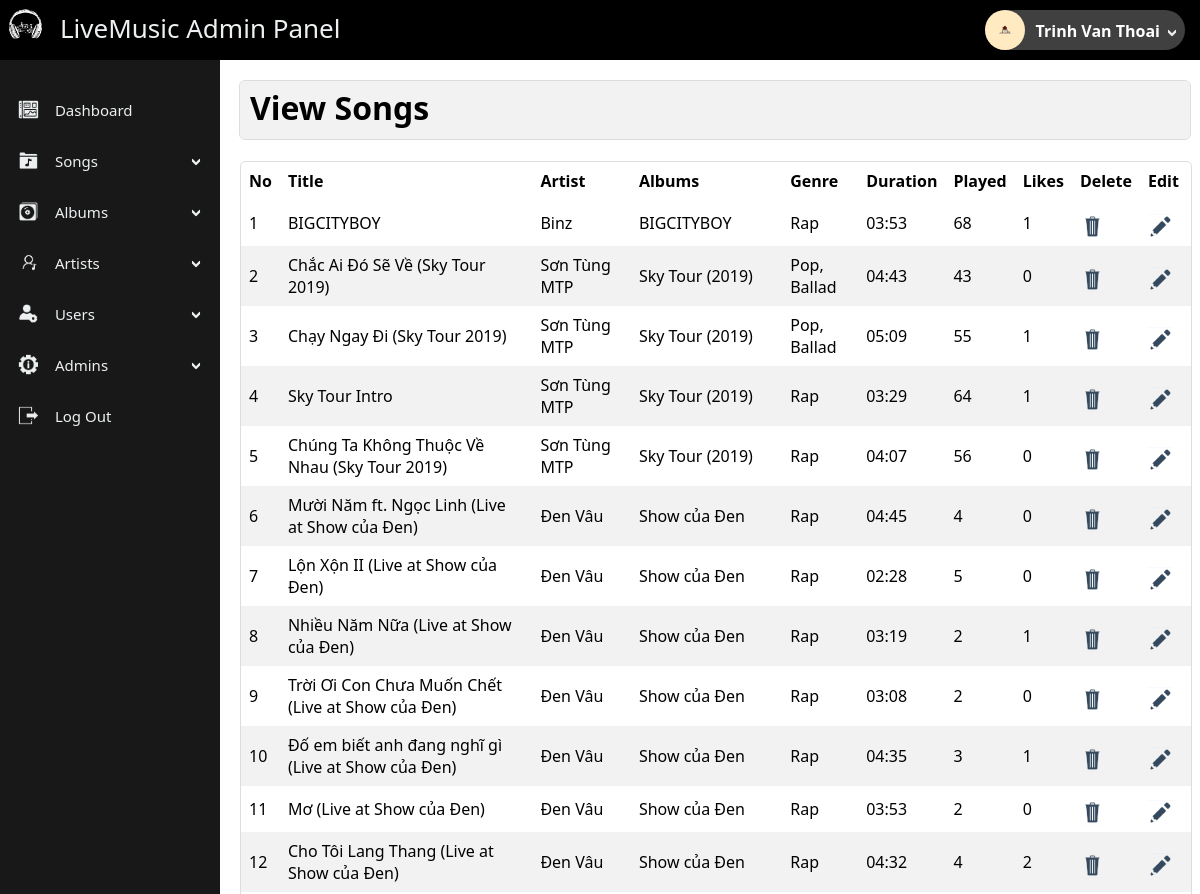
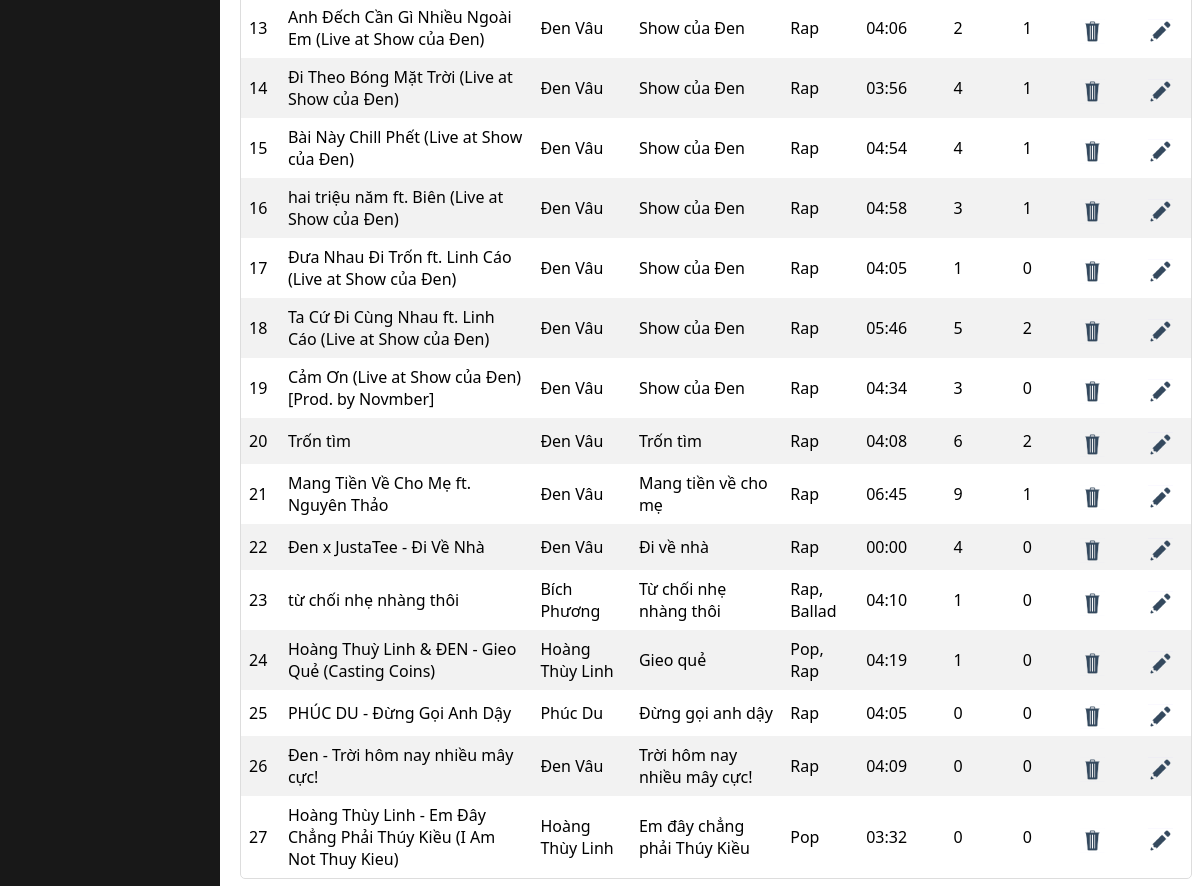
Screenshot of /admin/index.php?view_songs (signed in) with the database file from the repository (2 pictures, top to bottom).
### tables this page shows
CREATE TABLE `songs` (
  `id` int(11) NOT NULL,
  `title` varchar(250) NOT NULL,
  `artist` int(11) NOT NULL,
  `album` int(11) NOT NULL,
  `genre` varchar(125) NOT NULL,
  `duration` int(11) NOT NULL,
  `path` varchar(250) NOT NULL,
  `albumOrder` int(11) NOT NULL,
  `plays` int(11) NOT NULL
);

CREATE TABLE `artists` (
  `id` int(11) NOT NULL,
  `name` varchar(100) NOT NULL
);

CREATE TABLE `albums` (
  `id` int(11) NOT NULL,
  `title` varchar(100) NOT NULL,
  `artist` int(11) NOT NULL,
  `genre` varchar(100) NOT NULL,
  `artworkPath` varchar(250) NOT NULL
);

### admin/view_songs.php (the view, shortened to what this page needs)
<?php
if(!isset($_SESSION['admin_email'])){
    echo "<script>window.open('login.php','_self')</script>";
}
else {
?>
    <div class="panel-title">
        <h1> View Songs </h1>
    </div>
    <div class="panel-body">
        <table class="song-table" >
            <thead>
                <tr>
                    <th>No</th>
                    <th>Title</th>
                    <th>Artist</th>
                    <th>Albums</th>
                    <th>Genre</th>
                    <th>Duration</th>
                    <th>Played</th>
                    <th>Likes </th>
                    <th>Delete</th>
                    <th>Edit</th>
                </tr>
            </thead>
            <tbody>
            <?php
                $i = 0;
                $get_song = "select * from songs";
                $run_song = mysqli_query($con,$get_song);
                while($row_song=mysqli_fetch_array($run_song)){
                    $song_id = $row_song['id'];
                    $song_title = $row_song['title'];
                    $song_album_id = $row_song['album'];
                    $get_song_album ="select * from albums where id='$song_album_id'";
                    $run_song_album = mysqli_query($con,$get_song_album);
                    $row_song_album = mysqli_fetch_array($run_song_album);
                    $song_album = $row_song_album['title'];
                    $song_artist_id = $row_song['artist'];
                    $get_song_artist ="select * from artists where id='$song_artist_id'";
                    $run_song_artist = mysqli_query($con,$get_song_artist);
                    $row_song_artist= mysqli_fetch_array($run_song_artist);
                    $song_artist = $row_song_artist['name'];
                    $song_genre = $row_song['genre'];
                    $song_duration = date("i:s", $row_song['duration']);
                    $song_plays= $row_song['plays'];
                    $get_liked = "select * from likedsongs where songid='$song_id'";
                    $run_liked= mysqli_query($con,$get_liked);
                    $song_liked = mysqli_num_rows($run_liked);
                    $i++;
            ?>
                <tr>
                    <td><?php echo $i; ?></td>
                    <td><?php echo $song_title; ?></td>
                    <td><?php echo $song_artist; ?></td>
                    <td><?php echo $song_album; ?></td>
                    <td><?php echo $song_genre; ?></td>
                    <td><?php echo $song_duration; ?></td>
                    <td> <?php echo $song_plays; ?> </td>
                    <td><?php echo $song_liked; ?></td>
                    <td>
                        <a onclick="deleteSong( '<?php echo $song_id; ?>')" >
                            <img class="icon" src="assets\icons\delete.png">
                        </a>
                    </td>
                    <td>
                        <a href="index.php?edit_song=<?php echo $song_id; ?>">
                            <img class="icon" src="assets\icons\edit.png">
                        </a>
                    </td>
                </tr>
                <?php } ?>
            </tbody>
        </table>
    </div>
<?php } ?>

### admin/includes/sidebar.php (shortened to what this page needs)
<?php
    if(!isset($_SESSION['admin_email'])){
        echo "<script>window.open('login.php','_self')</script>";
    }
    else {
        $admin_image_query= "select admin_image from admins where admin_id='$admin_id'";
        $run_admin_image_query = mysqli_query($con,$admin_image_query);
        $row_admin_image= mysqli_fetch_array($run_admin_image_query);
        $admin_image = $row_admin_image['admin_image'];
?>
        <div class="navbar-header">
            <a href="index.php?dashboard" class="navbar-brand">
                <img src="assets\logo\logo.png" class="logo">
                <h3> LiveMusic Admin Panel </h3>
            </a>
            <div id="userProfile">
                <img src="<?php echo $admin_image;?>" alt='Avatar' class='avatar'>
                <b class="userName">
                    <?php echo $admin_name; ?>
                </b>
                <img src="assets\icons\dropdown.png" class="dropdown-icon">
        </div>
        <div class="sidenav">
            <ul id="navBarContainer">
                <li>
                    <a type="button" href="index.php?dashboard" class="collapsible">
                        <img src="assets\icons\dashboard.png" class="icon"> Dashboard
                    </a>
                </li>
                <li>
                    <a type="button" class="collapsible">
                        <img src="assets\icons\songs.png" class="icon"> Songs
                        <img src="assets\icons\dropdown.png" class="dropdown-icon">
                    </a>
                </li>
                <li>
                    <a type="button" class="collapsible">
                        <img src="assets\icons\albums.png" class="icon"> Albums
                        <img src="assets\icons\dropdown.png" class="dropdown-icon">
                    </a>
                </li>
                <li>
                    <a type="button" class="collapsible" >
                        <img src="assets\icons\artists.png" class="icon"> Artists
                        <img src="assets\icons\dropdown.png" class="dropdown-icon">
                    </a>
                </li>
                <li>
                    <a type="button" class="collapsible" >
                        <img class="icon" src="assets\icons\users.png"> Users
                        <img src="assets\icons\dropdown.png" class="dropdown-icon">
                    </a>
            </li>
        <li>
            <a type="button" class="collapsible">
                <img src="assets\icons\admins.png" class="icon"> Admins
                <img src="assets\icons\dropdown.png" class="dropdown-icon">
            </a>
        </li>
        <li>
            <a href="logout.php" type="button" class="collapsible">
                <img src="assets\icons\logout.png" class="icon"> Log Out
            </a>
        </li>
    </ul>
    </div>
<?php } ?>

### admin/assets/css/style.css (style rules this page uses)
body { width: 100%; height: 100%; font-family: "Noto Sans", "Roboto", sans-serif; }
table { overflow-x: auto; border-collapse: collapse; border-spacing: 0; width: 100%; }
th, td { text-align: left; padding: 8px; }
.navbar-header { position: fixed; display: block; background-color: #000000; width: 100%; top: 0px; left: 0px; height: 60px; }
.navbar-header .logo { float: left; width: 40px; margin: 5px; }
.navbar-header .navbar-brand { text-decoration: none; color: #ECF0F1; }
.navbar-header .navbar-brand h3 { float: left; font-size: 26px; margin: 10px; font-weight: normal; }
#userProfile { display: inline-block; position: absolute; min-width: 200px; top: 10px; height: 40px; right: 15px; border-radius: 20px; background-color: #404040; color: rgb(255, 255, 255); }
#userProfile .avatar { position: relative; height: 40px; border-radius: 50%; }
#userProfile .userName { height: 30px; display: inline; position: absolute; padding-left: 10px; padding-top: 10px; right: 25px; }
#userProfile .dropdown-icon { top: 18px; }
.sidenav { position: fixed; height: calc(100% - 70px); width: 220px; z-index: 1; top: 60px; left: 0px; background-color: #181818; overflow-x: hidden; padding-top: 10px; }
#navBarContainer { padding-inline-start: 10px; height: 90%; overflow-y: auto; }
.sidenav a { width: 88%; position: relative; padding: 5px 8px 6px 6px; text-decoration: none; display: block; }
.sidenav ul { list-style-type: none; }
.collapsible { background-color: #181818; color: #ECF0F1; cursor: pointer; height: 40px; border: none; text-align: left; outline: none; font-size: 15px; }
.icon { position: relative; top: 6px; width: 25px; padding-right: 10px; }
.dropdown-icon { position: absolute; width: 10px; right: 8px; top: 20px; }
.panel-title { width: 100%; background-color:#f2f2f2; border-radius: 5px; outline: 1px solid #ddd; }
.panel-title h1 { padding: 5px 10px 10px 10px; }
.panel-body { height: calc(100% - 100px); width: 100%; overflow: auto; border: 1px solid #ddd; border-radius: 5px; }
tr:nth-child(even) { background-color: #f2f2f2 }

### rows the page displays
songs: title "BIGCITYBOY", artist.name "Binz", album.title "BIGCITYBOY", genre "Rap", duration "03:53", plays "68", song_liked "1"
songs: title "Chắc Ai Đó Sẽ Về (Sky Tour 2019)", artist.name "Sơn Tùng MTP", album.title "Sky Tour (2019)", genre "Pop, Ballad", duration "04:43", plays "43", song_liked "0"
songs: title "Chạy Ngay Đi (Sky Tour 2019)", artist.name "Sơn Tùng MTP", album.title "Sky Tour (2019)", genre "Pop, Ballad", duration "05:09", plays "55", song_liked "1"
songs: title "Sky Tour Intro", artist.name "Sơn Tùng MTP", album.title "Sky Tour (2019)", genre "Rap", duration "03:29", plays "64", song_liked "1"
songs: title "Chúng Ta Không Thuộc Về Nhau (Sky Tour 2019)", artist.name "Sơn Tùng MTP", album.title "Sky Tour (2019)", genre "Rap", duration "04:07", plays "56", song_liked "0"
songs: title "Mười Năm ft. Ngọc Linh (Live at Show của Đen)", artist.name "Đen Vâu", album.title "Show của Đen", genre "Rap", duration "04:45", plays "4", song_liked "0"
songs: title "Lộn Xộn II (Live at Show của Đen)", artist.name "Đen Vâu", album.title "Show của Đen", genre "Rap", duration "02:28", plays "5", song_liked "0"
songs: title "Nhiều Năm Nữa (Live at Show của Đen)", artist.name "Đen Vâu", album.title "Show của Đen", genre "Rap", duration "03:19", plays "2", song_liked "1"
songs: title "Trời Ơi Con Chưa Muốn Chết (Live at Show của Đen)", artist.name "Đen Vâu", album.title "Show của Đen", genre "Rap", duration "03:08", plays "2", song_liked "0"
songs: title "Đố em biết anh đang nghĩ gì (Live at Show của Đen)", artist.name "Đen Vâu", album.title "Show của Đen", genre "Rap", duration "04:35", plays "3", song_liked "1"
songs: title "Mơ (Live at Show của Đen)", artist.name "Đen Vâu", album.title "Show của Đen", genre "Rap", duration "03:53", plays "2", song_liked "0"
songs: title "Cho Tôi Lang Thang (Live at Show của Đen)", artist.name "Đen Vâu", album.title "Show của Đen", genre "Rap", duration "04:32", plays "4", song_liked "2"
songs: title "Anh Đếch Cần Gì Nhiều Ngoài Em (Live at Show của Đen)", artist.name "Đen Vâu", album.title "Show của Đen", genre "Rap", duration "04:06", plays "2", song_liked "1"
songs: title "Đi Theo Bóng Mặt Trời (Live at Show của Đen)", artist.name "Đen Vâu", album.title "Show của Đen", genre "Rap", duration "03:56", plays "4", song_liked "1"
songs: title "Bài Này Chill Phết (Live at Show của Đen)", artist.name "Đen Vâu", album.title "Show của Đen", genre "Rap", duration "04:54", plays "4", song_liked "1"
songs: title "hai triệu năm ft. Biên (Live at Show của Đen)", artist.name "Đen Vâu", album.title "Show của Đen", genre "Rap", duration "04:58", plays "3", song_liked "1"
songs: title "Đưa Nhau Đi Trốn ft. Linh Cáo (Live at Show của Đen)", artist.name "Đen Vâu", album.title "Show của Đen", genre "Rap", duration "04:05", plays "1", song_liked "0"
songs: title "Ta Cứ Đi Cùng Nhau ft. Linh Cáo (Live at Show của Đen)", artist.name "Đen Vâu", album.title "Show của Đen", genre "Rap", duration "05:46", plays "5", song_liked "2"
songs: title "Cảm Ơn (Live at Show của Đen) [Prod. by Novmber]", artist.name "Đen Vâu", album.title "Show của Đen", genre "Rap", duration "04:34", plays "3", song_liked "0"
songs: title "Trốn tìm", artist.name "Đen Vâu", album.title "Trốn tìm", genre "Rap", duration "04:08", plays "6", song_liked "2"
songs: title "Mang Tiền Về Cho Mẹ ft. Nguyên Thảo", artist.name "Đen Vâu", album.title "Mang tiền về cho mẹ", genre "Rap", duration "06:45", plays "9", song_liked "1"
songs: title "Đen x JustaTee - Đi Về Nhà", artist.name "Đen Vâu", album.title "Đi về nhà", genre "Rap", duration "00:00", plays "4", song_liked "0"
songs: title "từ chối nhẹ nhàng thôi", artist.name "Bích Phương", album.title "Từ chối nhẹ nhàng thôi", genre "Rap, Ballad", duration "04:10", plays "1", song_liked "0"
songs: title "Hoàng Thuỳ Linh & ĐEN - Gieo Quẻ (Casting Coins)", artist.name "Hoàng Thùy Linh", album.title "Gieo quẻ", genre "Pop, Rap", duration "04:19", plays "1", song_liked "0"
songs: title "PHÚC DU - Đừng Gọi Anh Dậy", artist.name "Phúc Du", album.title "Đừng gọi anh dậy", genre "Rap", duration "04:05", plays "0", song_liked "0"
songs: title "Đen - Trời hôm nay nhiều mây cực!", artist.name "Đen Vâu", album.title "Trời hôm nay nhiều mây cực!", genre "Rap", duration "04:09", plays "0", song_liked "0"
songs: title "Hoàng Thùy Linh - Em Đây Chẳng Phải Thúy Kiều (I Am Not Thuy Kieu)", artist.name "Hoàng Thùy Linh", album.title "Em đây chẳng phải Thúy Kiều", genre "Pop", duration "03:32", plays "0", song_liked "0"

### other values shown
$admin_name "Trinh Van Thoai"
